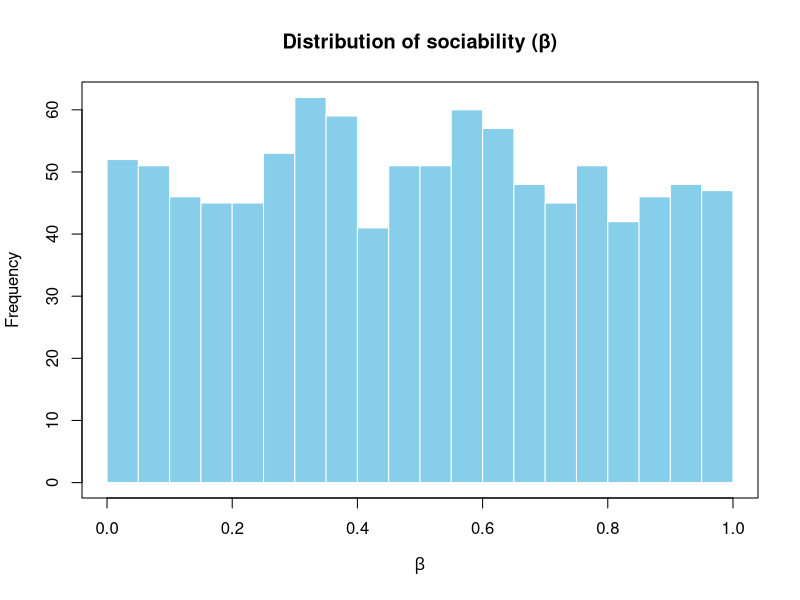
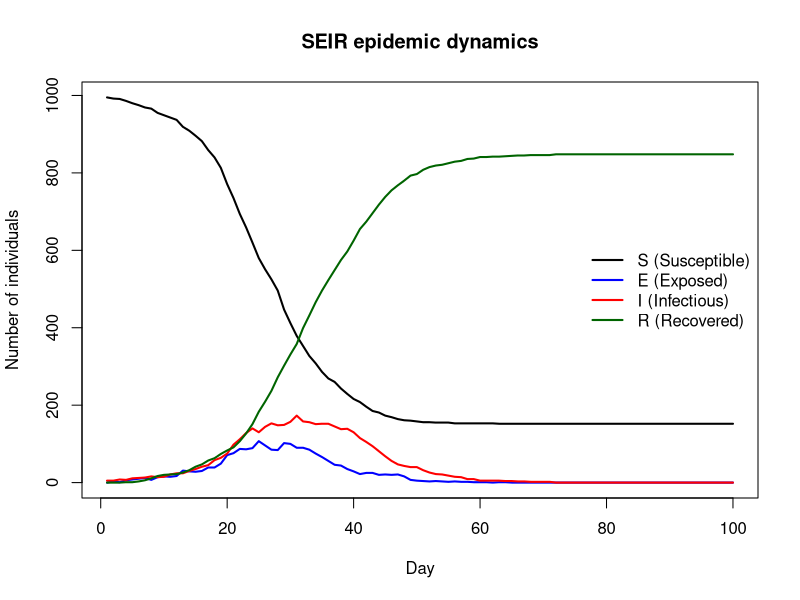
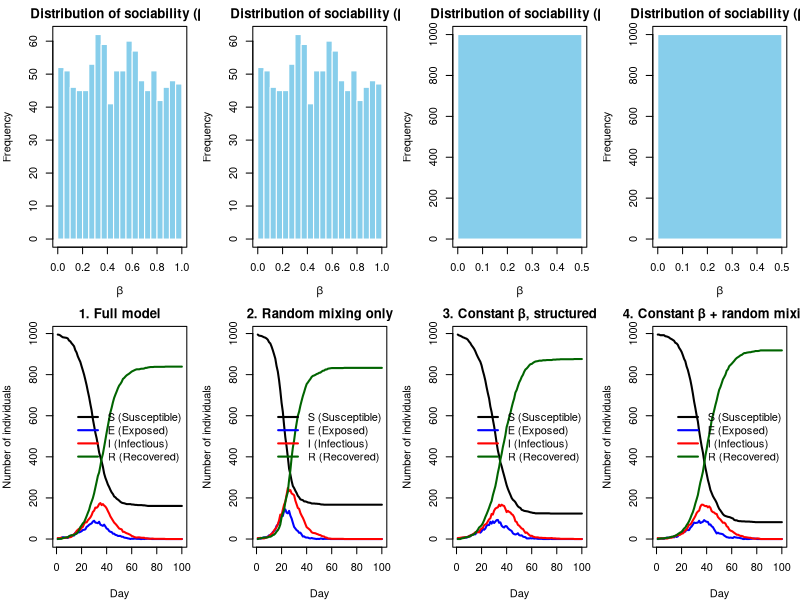

Recreate these plots in R, in order.
# Background:
# This code implements a socially structured SEIR (Susceptible–Exposed–Infectious–Recovered) epidemic model that extends the basic 
# SEIR framework by incorporating household and network-based contact structures. Each individual belongs to a household and has a 
# set of regular social contacts, making infection more likely within these groups than through random mixing. The model simulates 
# epidemic dynamics over time based on parameters governing infection, exposure, and recovery rates. It enables comparison between 
# scenarios with and without social structure to study how household clustering and contact networks influence the spread and size 
# of epidemics.

# Code Structure Overview:
# 1. Initialize population: set total size n, assign individuals to households (h) with random sizes.
# 2. Build contact network: use get.net() to create non-household social links based on sociability beta.
# 3. Run SEIR simulation: use nseir() to model daily transitions (S→E→I→R) through household, contact, and random mixing infections.
# 4. Visualize results: use plot_nseir() to show sociability distribution and SEIR dynamics.
# 5. Compare scenarios and interpret: analyze how household and network structures affect epidemic spread versus random mixing.

# Contribution of each group member:
# Zixuan Qiu s2777279: Implemented SEIR simulation (nseir) (~33%)
# Fengyu Shen s2798951: Built household assignments & contact networks (~33%)
# Jianru Guo s2806788: Visualization and scenario comparison (~33%)

# GitHub Link: 
# --------------------------------------------------------------------



#Assuming the population size n = 1000 and the maximum household size is 5
n<-1000

#First, we need to create a vector "h" (length of h = n) to show which household each person belongs to.
#use set.seed() function to make sure every time we run this code, we will get the same "h"
set.seed(111) 
h <- rep(1:n, times = sample(1:5, n, replace = TRUE))[1:n]
#sample() is used to randomly get 1000 house sizes which ranges from 1 to 5 based on uniform distribution
#We then use the result of sample() as the "times" parameter of rep() to assign household ID to each person
#After repeating, the result may be more than 1000 since sizes are random between 1 and 5.We only keep the first 1000 people.

#Then we move to construct a function get.net(beta,h,nc) to show the possible social contact network among individuals in the population.
#get.net(beta,h,nc) takes the "sociability" parameter vector "beta", the household belonging vector "h" and the average number of 
#contacts per person "nc" (here we set nc to 15) as inputs.
#get.net(beta,h,nc) will return a list that indicates the indices of the regular (non-household) contacts of each person.
#the probability of having a link between person i and person j is calculated by "nc*beta[i]*beta[j]/((mean of beta)^2*(n-1))".
get.net <- function(beta,h,nc = 15){
  #redefine "n" inside the function to improve robustness
  n<-length(beta)
  
  #given the "sociability" parameter vector "beta", we can calculate its mean "avg_beta".
  avg_beta <- mean(beta)
  
  #create an nxn matrix P to save the probabilities of having a link between each pair of people
  #here we initialize nxn matrix P with 3(this value is arbitrary) instead of "NA" to make following check "P[i,j] != 0" proceed smoothly.
  P<-matrix(3,nrow = n, ncol = n)
  #create an nxn empty matrix and an empty list to save final results
  R<-matrix(,nrow = n, ncol = n)
  l<-list()
  
  P[outer(h,h,FUN = "==")]<-0
  #outer() is used to apply function "FUN = "=="" to every pair (h[i], h[j]) (i,j=1,2,..n) and will return an n×n logical matrix.
  #if h[i] = h[j] (i,j=1,2,..n), it indicates that person i either is the person j (the same person) or person i and j belong to the same household.
  #In this case, we will set the corresponding values to 0 because we only care about the non-household contacts of person i.
  
  #since the network we considered here is undirected, matrix P is theoretically symmetric.
  #to reduce the time of running this function, we only calculate the upper triangle of P and set all entries in the lower triangle to 0. 
  P[lower.tri(P)]<-0
  
  #loop through the upper triangle of matrix P
  for (i in 1:n){
    for (j in i:n){ 
      #if person i and j don't belong to the same household, we will calculate the probability of having a link between them based on the formula.
      if (P[i,j] != 0){
        P[i,j]<-nc*beta[i]*beta[j]/(avg_beta^2*(n-1))      
        #note that, in some extreme cases, the calculated probability value may be larger than 1, but it won't affect the final result
      }
    }
  }
  
  for (k in 1:n){ 
    #For each row in the upper triangle of matrix P, we create a random number vector "s" of the corresponding length
    s<-runif(n+1-k, min=0, max=1) 
    #if one entry in the upper triangle of matrix P equals 0, we will also set the corresponding value in "s" to 0 to avoid comparing.
    s[P[k,c(k:n)]==0]<-0 

    #Only when the connection probability between the two people exceeds the corresponding value of "s" do we regard a link as present, 
    #i.e. the two individuals are each other's regular contacts, and we record this case as 1. Otherwise, we record as 0.
    P[k,c(k:n)][P[k,c(k:n)]>s]<-1
    P[k,c(k:n)][P[k,c(k:n)]<=s]<-0
  }
  
  #use t() to transpose the upper triangle of P and further derive the full matrix R
  R<-P+t(P)
  
  #looping through every row of R, we can find the indices of value 1 (i.e. the regular contacts of each person) by using which()
  for (m in 1:n){
    l[[m]]<-c(which(R[m,]==1))
  }
  
  #return list "l"---the ith element of which is a vector of the indices of the regular (non-household) contacts of person i; 
  # "integer(0)" means this person has no contact.
  return(l)
}


# nseir function:
# Arguments:
#   beta   - sociability parameter for each person
#   h      - household ID for each person
#   alink  - list of contact indices for each person
#   alpha  - infection probabilities [household, contacts, random mixing]
#   gamma  - daily probability E->I (default 0.2)
#   delta  - daily probability I->R (default 0.4)
#   nc     - average contacts per person (default 15)
#   nt     - days to simulate (default 100)
#   pinf   - initial infection proportion (default 0.005)
#
# Returns:
#   List of daily counts: S, E, I, R, and time vector t
#
# Process:
#   Each day: record counts, transition states (E->I, I->R), then spread
#   infection via households, contacts, and random mixing

nseir <- function(beta,h,alink,alpha=c(.1,.01,.01),
                  delta=.2,gamma=.4,nc=15, nt = 100,pinf = .005){
  n <- length(beta)
  beta_bar <- mean(beta)
  
  # Extract infection probabilities
  alpha_h <- alpha[1]  # household
  alpha_c <- alpha[2]  # contacts
  alpha_r <- alpha[3]  # random mixing
  
  # Initialize states: 1=S, 2=E, 3=I, 4=R
  # All people are susceptible(S=1) at the beginning
  state <- rep(1, n)
  
  # Randomly select pinf proportion to start infected (state change to 3)
  # Use max() to ensure at least 1 infected
  n_initial <- max(1, round(n * pinf))
  initial_infected <- sample(n, n_initial)
  state[initial_infected] <- 3
  
  # Storage for daily counts of all states
  S <- numeric(nt)
  E <- numeric(nt)
  I <- numeric(nt)
  R <- numeric(nt)
  
  day <- 1
  while (day <= nt) {
    # main loop: Record current state counts
    S[day] <- sum(state == 1)
    E[day] <- sum(state == 2)
    I[day] <- sum(state == 3)
    R[day] <- sum(state == 4)
    
    u <- runif(n)
    
    # a copy of current state
    new_state <- state
    
    # state transitions using logical indexing
    new_state[state == 2 & u < gamma] <- 3   # E -> I
    new_state[state == 3 & u < delta] <- 4   # I -> R
    
    infected_idx <- which(state == 3)
    i_idx <- 1
    
    
    # Process infections (S -> E)
    # Need to loop through infected individuals
    while (i_idx <= length(infected_idx)) {
      i <- infected_idx[i_idx]
      
      # 1. Household infections
      # find the infectious people who live in the same household as person i 
      household_susceptible <- which(h == h[i] & state == 1 & (1:n) != i)
      if (length(household_susceptible) > 0) {
        u_h <- runif(length(household_susceptible))
        new_state[household_susceptible[u_h < alpha_h]] <- 2
      }
      
      # 2. Network contact infections
      # find the contacts of person i, who are also infectious
      contacts_i <- alink[[i]]
      
      if (length(contacts_i) > 0) {
        susceptible_contacts <- contacts_i[state[contacts_i] == 1]
        if (length(susceptible_contacts) > 0) {
          u_c_sub <- runif(length(susceptible_contacts))
          new_state[susceptible_contacts[u_c_sub < alpha_c]] <- 2
        }
      }
      
      # 3. Random mixing infections
      susceptible_idx <- which(state == 1)
      if (length(susceptible_idx) > 0) {
        p_infect <- (alpha_r * nc * beta[i] * beta[susceptible_idx]) / 
          (beta_bar^2 * (n - 1))
        u_r <- runif(length(susceptible_idx))
        new_state[susceptible_idx[u_r < p_infect]] <- 2
      }
      i_idx <- i_idx + 1
    }
    state <- new_state
    day <- day + 1
  }
  return(list(S = S, E = E, I = I, R = R, t = 1:nt))
}

#Visualize the SEIR epidemic simulation :
#show the distribution of beta: indicate how socially active different people are
#show the time evolution of the epidemic: indicate how the numbers of each status change over time
#compare four versions of SEIR model 

#generate one random number between 0 and 1 for each person
beta <- runif(n, 0, 1)
# generate the list that gives the indices of ith regular contacts
alink <- get.net(beta, h, nc = 15)
# generate a list containing time series vectors for S, E, I, R, t 
epi <- nseir(beta, h, alink)

# Full model
epi_full <- nseir(beta, h, alink, alpha = c(0.1, 0.01, 0.01))

# only Random-mixing
epi_random <- nseir(beta, h, alink, alpha = c(0, 0, 0.04))

# full model with Constant beta
beta_const <- rep(mean(beta), n)
epi_const <- nseir(beta_const, h, alink, alpha = c(0.1, 0.01, 0.01))

# Constant bet + Random mixing
epi_const_random <- nseir(beta_const, h, alink, alpha = c(0, 0, 0.04))

#add the sociability vector beta into the result list to draw the histogram 
epi$beta <- beta 

epi_full$beta <- beta
epi_random$beta <- beta
epi_const$beta <- beta_const
epi_const_random$beta <- beta_const

plot_nseir<- function(epi, main = "SEIR epidemic dynamics") {
  #first set up the plotting window
  #par(mfrow = c(1, 2), mar = c(4, 4, 2, 1))
  
  #left panel is the histogram of the sociability distribution beta
  #in this plot, flat histogram represents relatively mixed sociability
  #narrow histogram indicates relatively similar sociability
  hist(epi$beta,
       breaks = 20, col = "skyblue",#number of histogram bins and the color
       xlab = expression(beta),#x-axis
       main = "Distribution of sociability (β)",#title
       border = "white")#remove bar borders
  box()#draw box around the plot
  
  #right panel: SEIR time series dynamics
  #This plot shows how the epidemic evolves in the population( with the number of S, E, I, R over the time period)
  ymax <- max(epi$S, epi$E, epi$I, epi$R)
  #first plot the curve for S
  plot(epi$t, epi$S, type = "l", lwd = 2, col = "black",
       ylim = c(0, ymax), xlab = "Day", ylab = "Number of individuals",
       main = main)
  #add E, I, R into the plot with different colors
  lines(epi$t, epi$E, lwd = 2, col = "blue")
  lines(epi$t, epi$I, lwd = 2, col = "red")
  lines(epi$t, epi$R, lwd = 2, col = "darkgreen")
  
  legend("right",
         legend = c("S (Susceptible)", "E (Exposed)",
                    "I (Infectious)", "R (Recovered)"),
         col = c("black", "blue", "red", "darkgreen"),
         lwd = 2, bty = "n")
}
plot_nseir(epi)
#plot 4 scenarios next to each other
par(mfcol = c(2, 4), mar = c(4, 4, 2, 1))  
plot_nseir(epi_full, main = "1. Full model")
plot_nseir(epi_random, main = "2. Random mixing only")
plot_nseir(epi_const, main = "3. Constant β, structured")
plot_nseir(epi_const_random, main = "4. Constant β + random mixing")

#Conclusion:
#Comparing model 1 with model 2, model 3 with model 4, the inclusion of household and network structure slow down the spread of infection. 
#Households and network structure separate people in groups that limiting the opportunity for the epidemic to spread.
#For random mixing, anyone in the population can be contacted by an infectious person, so the transmission is faster, which increase the epidemic peak.
#So considering househode and network structure would make predicted epidemic grows slower with smaller epidemic peak than considering only random mixing.




